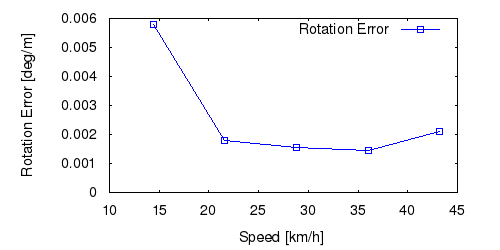

This chart was generated by the following gnuplot code:
set term postscript eps enhanced color
set output "16_rs.eps"
set size ratio 0.5
set yrange [0:*]
set xlabel "Speed [km/h]"
set ylabel "Rotation Error [deg/m]"
plot "16_rs.txt" using ($1*3.6):($2*57.3) title 'Rotation Error' lc rgb "#0000FF" pt 4 w linespoints
